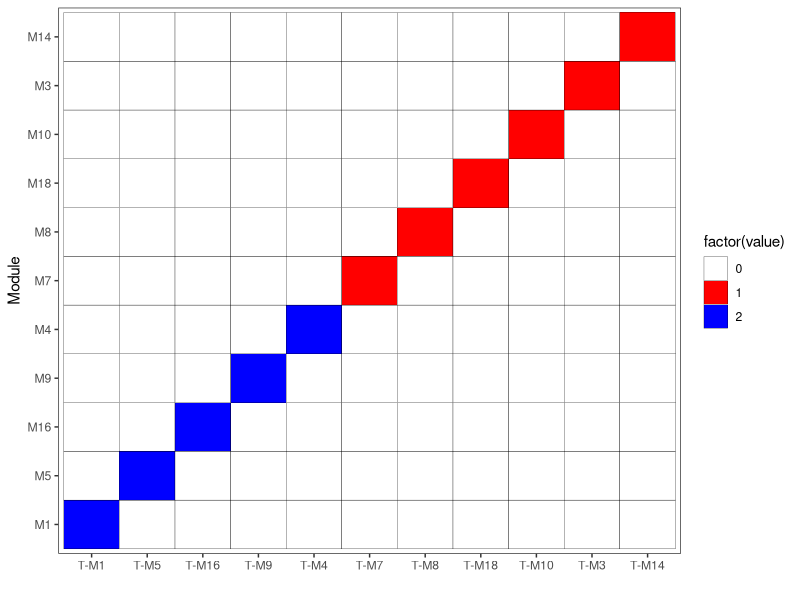
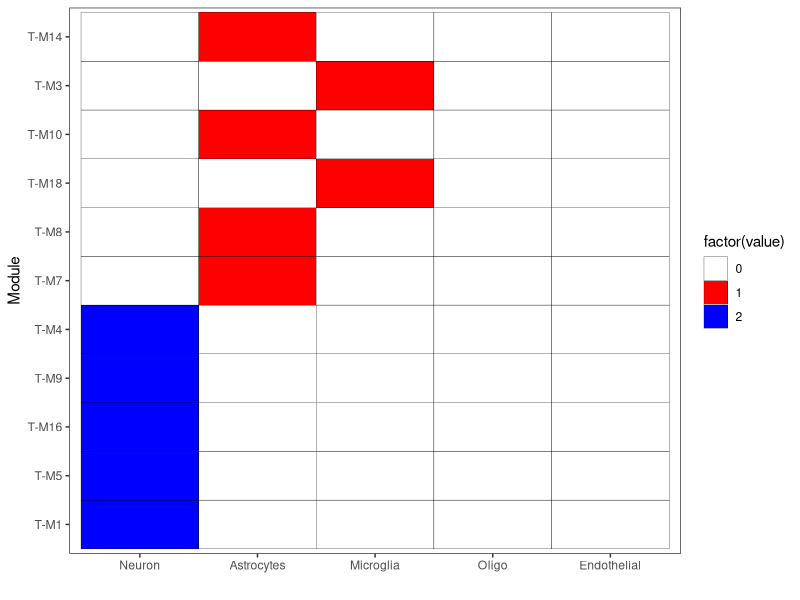

Here is the R script that generated these plots, in order:
library(reshape)
library(ggplot2)

dat<-data.frame(
regulation=c("T-M1","T-M5","T-M16","T-M9","T-M4","T-M7","T-M8","T-M18","T-M10","T-M3","T-M14"),
M1=c(2,0,0,0,0,0,0,0,0,0,0),
M5=c(0,2,0,0,0,0,0,0,0,0,0),
M16=c(0,0,2,0,0,0,0,0,0,0,0),
M9=c(0,0,0,2,0,0,0,0,0,0,0),
M4=c(0,0,0,0,2,0,0,0,0,0,0),
M7=c(0,0,0,0,0,1,0,0,0,0,0),
M8=c(0,0,0,0,0,0,1,0,0,0,0),
M18=c(0,0,0,0,0,0,0,1,0,0,0),
M10=c(0,0,0,0,0,0,0,0,1,0,0),
M3=c(0,0,0,0,0,0,0,0,0,1,0),
M14=c(0,0,0,0,0,0,0,0,0,0,1)
)

level<-c("T-M1","T-M5","T-M16","T-M9","T-M4","T-M7","T-M8","T-M18","T-M10","T-M3","T-M14")
melt.data<-melt(dat, id.vars="regulation", variable_name="flag")
pdf("module_regulation.pdf")
ggplot(data=melt.data,aes(x=factor(regulation,levels=level),y=flag,fill=factor(value)))+geom_tile(color = "black")+
    scale_fill_manual(values=c("0"="white", "1"="red","2"="blue"))+
    labs(y="Module", x="") +theme_minimal() +
    theme_bw() + theme(panel.grid.major =element_blank(), panel.grid.minor = element_blank())
dev.off()

dat<-data.frame(
regulation=c("T-M1","T-M5","T-M16","T-M9","T-M4","T-M7","T-M8","T-M18","T-M10","T-M3","T-M14"),
Neuron=c(2,2,2,2,2,0,0,0,0,0,0),
Astrocytes=c(0,0,0,0,0,1,1,0,1,0,1),
Microglia=c(0,0,0,0,0,0,0,1,0,1,0),
Oligo=c(0,0,0,0,0,0,0,0,0,0,0),
Endothelial=c(0,0,0,0,0,0,0,0,0,0,0)
)

level<-c("T-M1","T-M5","T-M16","T-M9","T-M4","T-M7","T-M8","T-M18","T-M10","T-M3","T-M14")
melt.data<-melt(dat, id.vars="regulation", variable_name="flag")
pdf("module_regulation2.pdf")
ggplot(data=melt.data,aes(y=factor(regulation,levels=level),x=flag,fill=factor(value)))+geom_tile(color = "black")+
    scale_fill_manual(values=c("0"="white", "1"="red","2"="blue"))+
    labs(y="Module", x="") +theme_minimal() +
    theme_bw() + theme(panel.grid.major =element_blank(), panel.grid.minor = element_blank())
dev.off()
